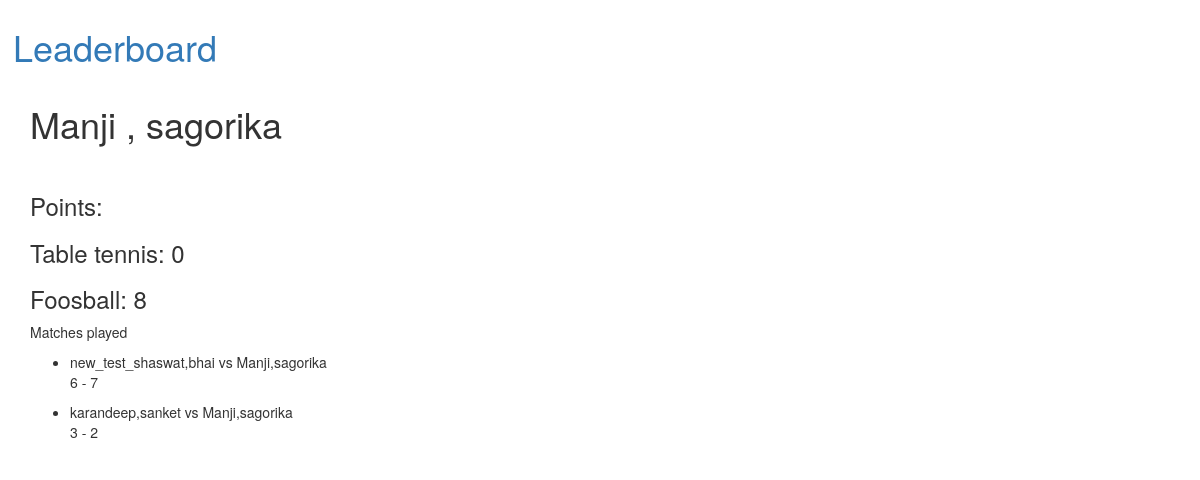
/team/15, run on the app's committed database.
### competition/models.py (models this page shows, shortened)
class Team(models.Model):
    player1 = models.ForeignKey(Player, on_delete=models.CASCADE, related_name="first")
    player2 = models.ForeignKey(Player, on_delete=models.CASCADE, related_name="second")
    tt_points = models.IntegerField(default=0, blank=True, null=True)
    foosball_points = models.IntegerField(default=0, blank=True, null=True)
    class Meta:
        unique_together = ['player1', 'player2']
    def __str__(self):
        return self.player1.__str__() + ',' + self.player2.__str__()

class Player(models.Model):
    name = models.CharField(max_length=50)
    def __str__(self):
        return self.name

class Match(models.Model):
    team1 = models.ForeignKey(Team, on_delete=models.CASCADE, related_name="team1")
    team2 = models.ForeignKey(Team, on_delete=models.CASCADE, related_name="team2")
    team1_score = models.IntegerField(default=0)
    team2_score = models.IntegerField(default=0)
    game = models.CharField(max_length=10, choices=GAME_TYPES)
    comptn = models.ForeignKey(Competition, on_delete=models.CASCADE, blank=True, null=True, default=None)

### competition/views.py (the view)
# urls.py: url('team/(?P<pk>\d+)', teamDetail, name='team-detail'),
def teamDetail(request, pk):
    team = Team.objects.get(pk=pk)
    matches = Match.objects.filter(Q(team1=team) | Q(team2=team))
    content = {
        'team': team,
        'matches': matches
    }
    return render(request, 'team/detail.html', {'content': content})

### competition/templates/team/detail.html
{% extends "base.html" %}
{% load static %}
{% block content %}
<h1>{{ content.team.player1 }} , {{ content.team.player2 }} </h1>
<br>
<h3> Points:</h3>
<h3>Table tennis: {{ content.team.tt_points }}</h3>
<h3>Foosball: {{ content.team.foosball_points }}</h3>
<p>Matches played
	<ul>
		{% for match in content.matches %}
		<li>{{ match.team1 }} vs {{ match.team2 }}</li>
		<p>{{ match.team1_score }} - {{ match.team2_score }}</p>
		{% endfor %}
	</ul>
</p>
{% endblock %}

### data on the page
Team: team.player1 "Manji", team.player2 "sagorika", team.tt_points "0", team.foosball_points "8"
Match: team1 "new_test_shaswat,bhai", team2 "Manji,sagorika", team1_score "6", team2_score "7"
Match: team1 "karandeep,sanket", team2 "Manji,sagorika", team1_score "3", team2_score "2"
